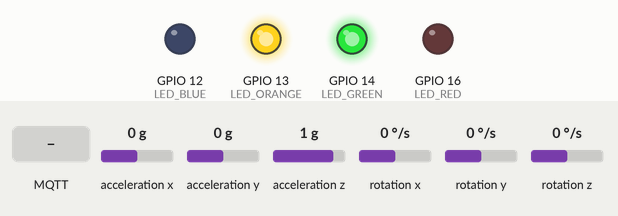
The sketch below on a simulated ESP8266 (NodeMCU). Parts: output pins drawn as LEDs (lit = HIGH). The inputs (shaded band) are chosen by the test bench; at power-on: acceleration x 0 g, acceleration y 0 g, acceleration z 1 g, rotation x 0 °/s, rotation y 0 °/s, rotation z 0 °/s. WiFi joins after 1.5 s; servers stay silent unless stated; random numbers use the default seed unless the sketch sets one; no MQTT or app messages arrive unless stated; what the sketch prints to the serial monitor is not drawn.

Above: at 0.1 s.
At 0.6 s:
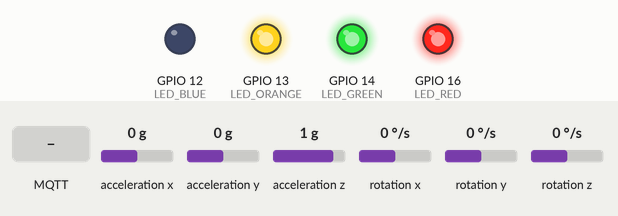
At 2.7 s:
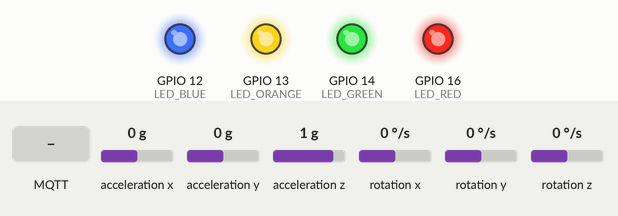
2.8 s: MQTT message "1" arrives on the first subscribed topic
4.3 s: MQTT message "on" arrives on the first subscribed topic
5.8 s: MQTT message "off" arrives on the first subscribed topic
Timing chart, 0 to 8.8 s (numbered marks = the images above; inputs shaded):
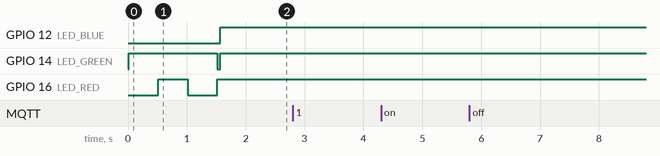

Measured:
- after the input at 2.8 s, every drawn part: stays the same
- after the input at 4.3 s, every drawn part: stays the same
- after the input at 5.8 s, every drawn part: stays the same

The sketch:

IotMani.ino
```cpp
// IoTマニ車  (ESP8266 + MPU-6050 使用)

#include "Common.h"

// 般若心経
const char SUTRA[] =
"摩訶般若波羅蜜多心経"
"観自在菩薩行深般若波羅蜜多時照見五蘊皆空度一切苦厄舎利子色不異空空不異色色即是空"
"空即是色受想行識亦復如是舎利子是諸法空相不生不滅不垢不浄不増不減是故空中無色無受"
"想行識無眼耳鼻舌身意無色声香味触法無眼界乃至無意識界無無明亦無無明尽乃至無老死亦"
"無老死尽無苦集滅道無智亦無得以無所得故菩提薩埵依般若波羅蜜多故心無罣礙無罣礙故無"
"有恐怖遠離一切顛倒夢想究竟涅槃三世諸仏依般若波羅蜜多故得阿耨多羅三藐三菩提故知般"
"若波羅蜜多是大神呪是大明呪是無上呪是無等等呪能除一切苦真実不虚故説般若波羅蜜多呪"
"即説呪曰"
"羯諦羯諦波羅羯諦波羅僧羯諦菩提薩婆訶"
"般若心経";

// マニ車の回転検出
void Mani_init();   // 初期化
bool Mani_check();  // マニ車カウント値の変化をチェック
int  Mani_get();    // マニ車カウント値を取得

// IoT通信処理
void IoT_init();    // 初期化
void IoT_loop();    // メインループ処理
void IoT_send(char* topic, char* msg); // データ送信(文字列)
void IoT_send(char* topic, int val);   // データ送信(整数)

// 初期化
void setup()
{
    delay(10);
    Serial.begin(115200);

    pinMode(LED_BLUE,   OUTPUT);
    pinMode(LED_ORANGE, OUTPUT);
    pinMode(LED_GREEN,  OUTPUT);
    pinMode(LED_RED,    OUTPUT);
    LED_OFF(LED_BLUE);
    LED_OFF(LED_ORANGE);
    LED_OFF(LED_GREEN);
    LED_OFF(LED_RED);

#if 0
    // テスト用
    pinMode(BUILTIN_LED, OUTPUT);
    pinMode(14, OUTPUT);
#endif
    // 般若心経を転読
    for(int i=0;i<sizeof(SUTRA);i++) volatile char sutra = SUTRA[i];

    // IoT通信処理の初期化
    IoT_init();
    // マニ車回転検出の初期化
    Mani_init();
}

// メインループ
void loop()
{
    // IoT通信処理
    IoT_loop();

    // マニ車のカウント変化した？
    if(Mani_check())
    {
        // 前回のカウント値からの変化分を求める
        static int prev_cnt = 0;
        int cnt = Mani_get(); // マニ車のカウント値
        int diff = cnt - prev_cnt;
        prev_cnt = cnt;
        // 送信
        IoT_send("mani_cnt", diff);
    }

#if 0
    // テスト用
    static long last_time = 0;
    static int value = 0;
    // 2秒に1回送信
    long now = millis();
    if (now - last_time > 2000) {
        last_time = now;
        ++value;
        // 送信
        IoT_send("info", value);
    }
#endif
}
```

Common.h
```cpp
// LEDピン
#define LED_BLUE    12
#define LED_ORANGE  13
#define LED_GREEN   14
#define LED_RED     16

// LEDのON/OFF (負論理)
#define LED_ON(x)     digitalWrite(x, LOW)
#define LED_OFF(x)    digitalWrite(x, HIGH)
#define LED_TOGGLE(x) digitalWrite(x, 1 - digitalRead(x))
```

Iot.cpp
```cpp
// IoT通信処理 (MQTT)

#include <ESP8266WiFi.h>
#include <PubSubClient.h>
#include "Setting.h"
#include "Common.h"

// WiFi設定
const char* ssid     = WIFI_SSID;
const char* password = WIFI_PASS;
// MQTTサーバー(ブローカー)設定
const char* mqtt_server = MQTT_SERVER_ADDR;
const int   mqtt_port   = MQTT_SSL_PORT;

// MQTTクライアント
WiFiClientSecure espClient;
PubSubClient client(espClient);

// IoT接続フラグ
bool IoT_isConnected = false;

// WiFiの設定
void wifi_setup()
{
    LED_ON(LED_BLUE);
    LED_OFF(LED_ORANGE);
    LED_OFF(LED_GREEN);
    LED_ON(LED_RED);

    Serial.println();
    Serial.print("Connecting to ");
    Serial.println(ssid);

    // WiFiの接続開始
    WiFi.begin(ssid, password);
    while (WiFi.status() != WL_CONNECTED) {
        delay(500);
        Serial.print(".");
        LED_TOGGLE(LED_RED);
    }

    LED_OFF(LED_RED);
    LED_ON(LED_GREEN);

    Serial.println("");
    Serial.println("WiFi connected");
    Serial.println("IP address: ");
    Serial.println(WiFi.localIP());
}

// MQTTの受信コールバック
void callback(char* topic, byte* payload, unsigned int length)
{
    // 受信内容のシリアル出力 (テスト用)
    Serial.print("Message arrived [");
    Serial.print(topic);
    Serial.print("] ");
    for (int i = 0; i < length; i++) {
        Serial.print((char)payload[i]);
    }
    Serial.println();
}

// MQTTの接続
void mqtt_connect()
{
    LED_ON(LED_BLUE);
    LED_OFF(LED_ORANGE);
    LED_ON(LED_GREEN);
    LED_OFF(LED_RED);

    // 接続されるまで
    while (!client.connected()) {

        // WiFiが切断されたら再接続
        if (WiFi.status() != WL_CONNECTED) {
            wifi_setup();
        }

        Serial.print("Attempting MQTT connection...");
        // クライアントIDを乱数で生成
        String clientId = "ESP8266Client-";
        clientId += String(random(0xffff), HEX);
        // 接続を試行
        if (client.connect(clientId.c_str(), MQTT_USER, MQTT_PASS)) {
            Serial.println("connected");
            // 接続したら通知を送信 (テスト用)
            client.publish("info", "connected!");
            // 受信を開始 (テスト用)
            client.subscribe("inTopic"); // トピック名"inTopic"の受信
        } else {
            // 接続に失敗したら5秒後に再試行
            Serial.print("failed, rc=");
            Serial.print(client.state());
            Serial.println(" try again in 5 seconds");

            for(int i=0;i<10;i++){
                LED_TOGGLE(LED_GREEN);
                delay(500);
            }
            LED_ON(LED_GREEN);
        }
    }
    LED_OFF(LED_BLUE);
    LED_OFF(LED_ORANGE);
    LED_OFF(LED_GREEN);
    LED_OFF(LED_RED);

    IoT_isConnected = true;
}

// 初期化
void IoT_init()
{
    // WiFiの初期化
    wifi_setup();
    // 乱数の初期化
    randomSeed(micros());
    // MQTTクライアントの初期化
    client.setServer(mqtt_server, mqtt_port);
    client.setCallback(callback);
}

// メインループ処理
void IoT_loop()
{
    // WiFiが切断されたら再接続
    if (WiFi.status() != WL_CONNECTED) {
        IoT_isConnected = false;
        wifi_setup();
    }
    // MQTTが接続されていなければ接続
    if (!client.connected()) {
        IoT_isConnected = false;
        mqtt_connect();
    }
    // MQTTのループ処理
    client.loop();
}

// データ送信(文字列)
void IoT_send(char* topic, char* msg)
{
    Serial.print("publish ");
    Serial.print(topic);
    Serial.print(":");
    Serial.println(msg);

    client.publish(topic, msg);
}

// データ送信(整数)
void IoT_send(char* topic, int val)
{
    static char msg[16];
    snprintf (msg, 16, "%ld", val);
    IoT_send(topic, msg);
}
```

Mani.cpp
```cpp
// マニ車の回転検出 (IMUセンサ MPU-6050使用)

#include <Wire.h>
#include <I2Cdev.h>
#include <MPU6050.h>
#include "Common.h"

// 6軸センサ MPU6050
MPU6050 accelgyro;

// ミリ秒をクロック数に換算 (@80MHz)
#define MSEC2CLOCK(ms)      (ms * 80000L)
// 割り込み周期 (下記サンプル時間Δtに相当)
const uint32_t INTERVAL = 10; // 10msec

// サンプル時間Δt[sec]
const float dT = 0.010; // 0.010 = 10msec
// 角速度閾値(これ未満は静止とみなす)
const int16_t G0 = 128;

// 角度(積分値)
static float th = 0;
// マニ車回転カウンタ
static int mani_cnt = 0;
// マニ車カウントアップ/ダウンフラグ
static bool mani_flag = false;

// LED点灯状態
static int led_state = 0;
// LED点灯時間
const int LED_TIME = 300; // 10msec単位
static int led_cnt = 0;

// IoT接続フラグ
extern bool IoT_isConnected;

// タイマ割り込みハンドラ
static void timer0_ISR (void)
{
    timer0_write(ESP.getCycleCount() + MSEC2CLOCK(INTERVAL) );

#if 0
    // 時間計測テスト用
    static int tgl = 1;
    digitalWrite(14, tgl);
    tgl = 1 - tgl;
#endif
#if 0
    // 時間計測テスト用
    digitalWrite(14, 1);
#endif

    // IoT接続が切断されたら状態をリセットして何もしない
    if(!IoT_isConnected){
        th = 0;
        mani_flag = false;
        led_state = 0;
        led_cnt = 0;
        return;
    }

    // 加速度と角速度
    int16_t ax, ay, az;
    int16_t gx, gy, gz;
    accelgyro.getMotion6(&ax, &ay, &az, &gx, &gy, &gz);

    // ジャイロの積分
    int16_t g = gy;  // Y軸の回転を検出
    if(abs(g) > G0){
        float omg = (float)g / 32768 * 2000; // フルスケール±2000deg/sec
        th += omg * dT;
    }

    // 回転カウント
    if(th > 360){
        th -= 360;
        mani_cnt++;
        mani_flag = true;

        led_state++;
        if(led_state > 4) led_state = 1;
        led_cnt = LED_TIME;
    }else if(th < -360){
        th += 360;
        mani_cnt--;
        mani_flag = true;

        led_state--;
        if(led_state < 1) led_state = 4;
        led_cnt = LED_TIME;
    }

    // LED点灯
    if(led_state != 0){
        switch(led_state){
            case 1:
                LED_OFF(LED_BLUE);
                LED_OFF(LED_ORANGE);
                LED_OFF(LED_GREEN);
                LED_ON(LED_RED);
                break;
            case 2:
                LED_OFF(LED_BLUE);
                LED_OFF(LED_ORANGE);
                LED_ON(LED_GREEN);
                LED_OFF(LED_RED);
                break;
            case 3:
                LED_OFF(LED_BLUE);
                LED_ON(LED_ORANGE);
                LED_OFF(LED_GREEN);
                LED_OFF(LED_RED);
                break;
            case 4:
                LED_ON(LED_BLUE);
                LED_OFF(LED_ORANGE);
                LED_OFF(LED_GREEN);
                LED_OFF(LED_RED);
                break;
        }
        led_cnt--;
        if(led_cnt < 0){
            LED_OFF(LED_BLUE);
            LED_OFF(LED_ORANGE);
            LED_OFF(LED_GREEN);
            LED_OFF(LED_RED);
            led_state = 0;
        }
    }

#if 0
    // 時間計測テスト用
    digitalWrite(14, 0);
#endif
}

// マニ車回転検出の初期化
void Mani_init()
{
    // 6軸センサの初期化 (ジャイロのフルスケール±2000deg/sec)
    Wire.begin();
    accelgyro.initialize();
    accelgyro.setFullScaleGyroRange(MPU6050_GYRO_FS_2000);

    // タイマ割り込みの設定
    noInterrupts();
    timer0_isr_init();
    timer0_attachInterrupt(timer0_ISR);
    timer0_write(ESP.getCycleCount() + MSEC2CLOCK(INTERVAL) );
    interrupts();
}

// マニ車のカウント値の変化をチェック
bool Mani_check()
{
    if(mani_flag){
        mani_flag = false;
        return true;
    }else{
        return false;
    }
}

// マニ車のカウント値を取得
int Mani_get()
{
    return mani_cnt;
}
```

Setting.h
```cpp
// IoT設定

// WiFiのSSID
#define WIFI_SSID           "........"
// WiFiのパスワード
#define WIFI_PASS           "........"

// MQTTブローカーのアドレス
#define MQTT_SERVER_ADDR    "m15.cloudmqtt.com"
// MQTTのSSLポート
#define MQTT_SSL_PORT       20000

// MQTTのユーザ名
#define MQTT_USER           "........"
// MQTTのパスワード
#define MQTT_PASS           "............"
```
